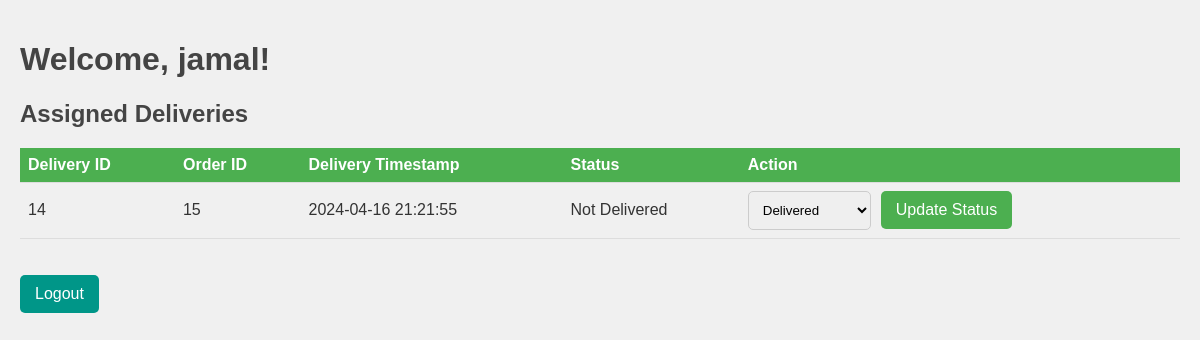
Screenshot of /employee/empdashboard.php (signed in) with the database file from the repository.
### tables this page shows
CREATE TABLE `delivery` (
  `delivery_id` int(11) NOT NULL,
  `order_id` int(11) DEFAULT NULL,
  `employee_id` int(11) DEFAULT NULL,
  `delivery_timestamp` timestamp NOT NULL DEFAULT current_timestamp(),
  `delivered` varchar(11) NOT NULL
);

### employee/empdashboard.php (the view, shortened to what this page needs)
<?php
$conn = new mysqli("localhost", "alhad", "1234", "main");
$employee_id = $_SESSION['employee_id'];
$sql = "SELECT * FROM employees WHERE employee_id = '$employee_id'";
$result = $conn->query($sql);
if ($result->num_rows == 1) {
    $employee = $result->fetch_assoc();
} else {
    echo "Employee not found";
    exit;
}
$employee_id = $_SESSION['employee_id'];
$sql2 = "SELECT * FROM delivery WHERE employee_id = '$employee_id'";
$result2 = $conn->query($sql2);
$job_role = $employee['employee_job'];
?>
<!DOCTYPE html>
<html lang="en">
<head>
</head>
<body>
    <h1>Welcome, <?php echo $_SESSION['employee_name']; ?>!</h1>
    <?php if ($job_role == 'delivery'): ?>
        <h2>Assigned Deliveries</h2>
    <table>
        <thead>
            <tr>
                <th>Delivery ID</th>
                <th>Order ID</th>
                <th>Delivery Timestamp</th>
                <th>Status</th>
                <th>Action</th>
            </tr>
        </thead>
        <tbody>
            <?php
            if ($result2->num_rows > 0) {
                while ($row = $result2->fetch_assoc()) {
                    echo "<tr>";
                    echo "<td>" . $row['delivery_id'] . "</td>";
                    echo "<td>" . $row['order_id'] . "</td>";
                    echo "<td>" . $row['delivery_timestamp'] . "</td>";
                    echo "<td>" . ($row['delivered'] == 1 ? 'Delivered' : 'Not Delivered') . "</td>";
                    echo "<td>";
                    echo "<form action='' method='post'>";
                    echo "<select name='status'>";
                    echo "<option value='delivered'>Delivered</option>";
                    echo "</select>";
                    echo "<button type='submit'>Update Status</button>";
                    echo "</form>";
                    echo "</td>";
                    echo "</tr>";
                }
            } else {
                echo "<tr><td colspan='5'>No deliveries assigned.</td></tr>";
            }
            ?>
        </tbody>
    </table>
    <br>
    <?php else: ?>
        <p>Invalid or unspecified job role</p>
    <?php endif; ?>
    <br>
    <a href="logout.php">Logout</a>
</body>
</html>

### employee/empdashboard.php (style rules this page uses)
body { font-family: Arial, sans-serif; background-color: #f0f0f0; margin: 0; padding: 20px; color: #333; }
h1, h2 { color: #444; }
table { width: 100%; border-collapse: collapse; margin-top: 20px; }
th, td { text-align: left; padding: 8px; border-bottom: 1px solid #ddd; }
th { background-color: #4CAF50; color: white; }
button { background-color: #4CAF50; color: white; padding: 10px 15px; border: none; border-radius: 5px; cursor: pointer; font-size: 16px; }
form { display: inline; }
select { padding: 10px; margin-right: 10px; border-radius: 5px; border: 1px solid #ccc; }
a { display: inline-block; background-color: #009688; color: white; padding: 10px 15px; text-decoration: none; border-radius: 5px; font-size: 16px; }

### rows the page displays
delivery: delivery_id "14", order "15", delivery_timestamp "2024-04-16 21:21:55", delivered "Not Delivered"

### other values shown
$_SESSION['employee_name'] "jamal"
